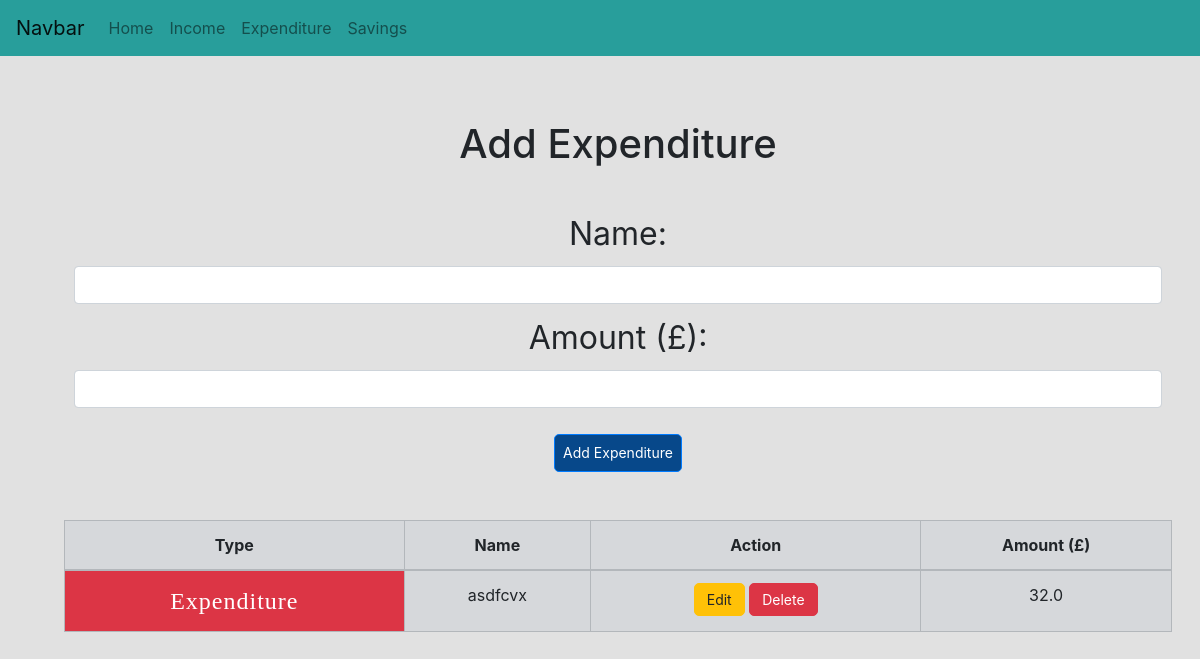
The page /expenditure on the database as committed earlier.
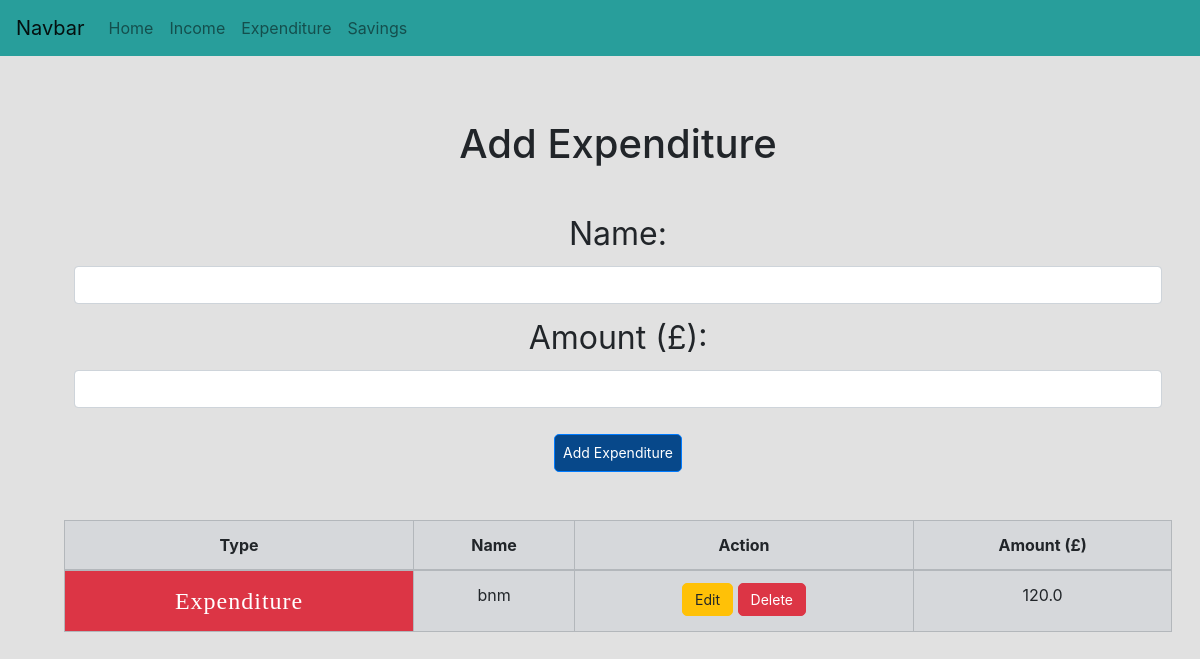
The same page on the database as committed later.
### app/models.py (models this page shows)
class Expenditure(db.Model):
    id = db.Column(db.Integer, primary_key=True)
    name = db.Column(db.String(500), index=True, unique=True)
    amount = db.Column(db.Float)
    date_created = db.Column(db.DateTime, default=datetime.utcnow)

### app/views.py (the view, shortened to what this page needs)
@app.route('/expenditure', methods=['GET', 'POST'])
def addExpenditure():
    form = AddIncomeExpenditureForm()
    expenditure = models.Expenditure.query.order_by(models.Expenditure.date_created).all()
    return render_template('create.html',
                            title='Add Expenditure',
                            form=form,
                            expenditure=expenditure)

### app/forms.py
class AddIncomeExpenditureForm(FlaskForm):
    name = StringField('Name', validators=[DataRequired(), Length(min=1, max=50)])
    amount = DecimalField('Amount', validators=[DataRequired(), NumberRange(min=1)])

### app/templates/create.html (shortened to what this page needs)
{% extends "base.html" %}
{% block content %}
<div class="container text-center p-3 m-5 ">
    <h1>{{ title }}</h1>
    <br>
    <form action="" method="POST">
        <div class="form-group">
            <label for="inputName">Name:</label>
            {{ form.name(class_='form-control', id='inputName') }}
        </div>
        <div class="form-group">
            <label for="inputAmount">Amount (£):</label>
            {{ form.amount(class_='form-control', id='inputAmount') }}
        </div>
        {% if expenditure %}
        <button type="submit" class="btn btn-primary p-2 mb-5 mt-3 display-1" role="button" aria-pressed="true">Add Expenditure</button>
        {% else %}
            <button type="submit" class="btn btn-primary p-2 mb-5 mt-3 display-1" role="button" aria-pressed="true">Add Income</button>
        {% endif %}
        <br>
        {% if expenditure  %}
            <table class="table table-bordered table-secondary">
                <thead>
                    <tr>
                        <th scope="col">Type</th>
                        <th scope="col">Name</th>
                        <th scope="col">Action</th>
                        <th scope="col">Amount (£)</th>
                    </tr>
                </thead>
                <tbody>
                {% for expenditure in expenditure %}
                    <tr>
                        <th scope="row" class="expenditure">Expenditure</th>
                        <td>{{ expenditure.name }}</td>
                        <td>
                            <a href="{{ url_for('update_entry', entry_type='expenditure', id=expenditure.id) }}" class="btn btn-warning">Edit</a>
                            <a href="{{ url_for('delete_entry', entry_type='expenditure', id=expenditure.id) }}" class="btn btn-danger">Delete</a>
                        </td>
                        <td class="text-center">{{ expenditure.amount }}</td>
                    </tr>
                {% endfor %}
                </tbody>
            </table>
        {% endif %}
    </form>
</div>
{% endblock %}

Rows that differ between the two databases and show on the page:
removed Expenditure: name "asdfcvx", amount "32.0"
added Expenditure: name "bnm", amount "120.0"
